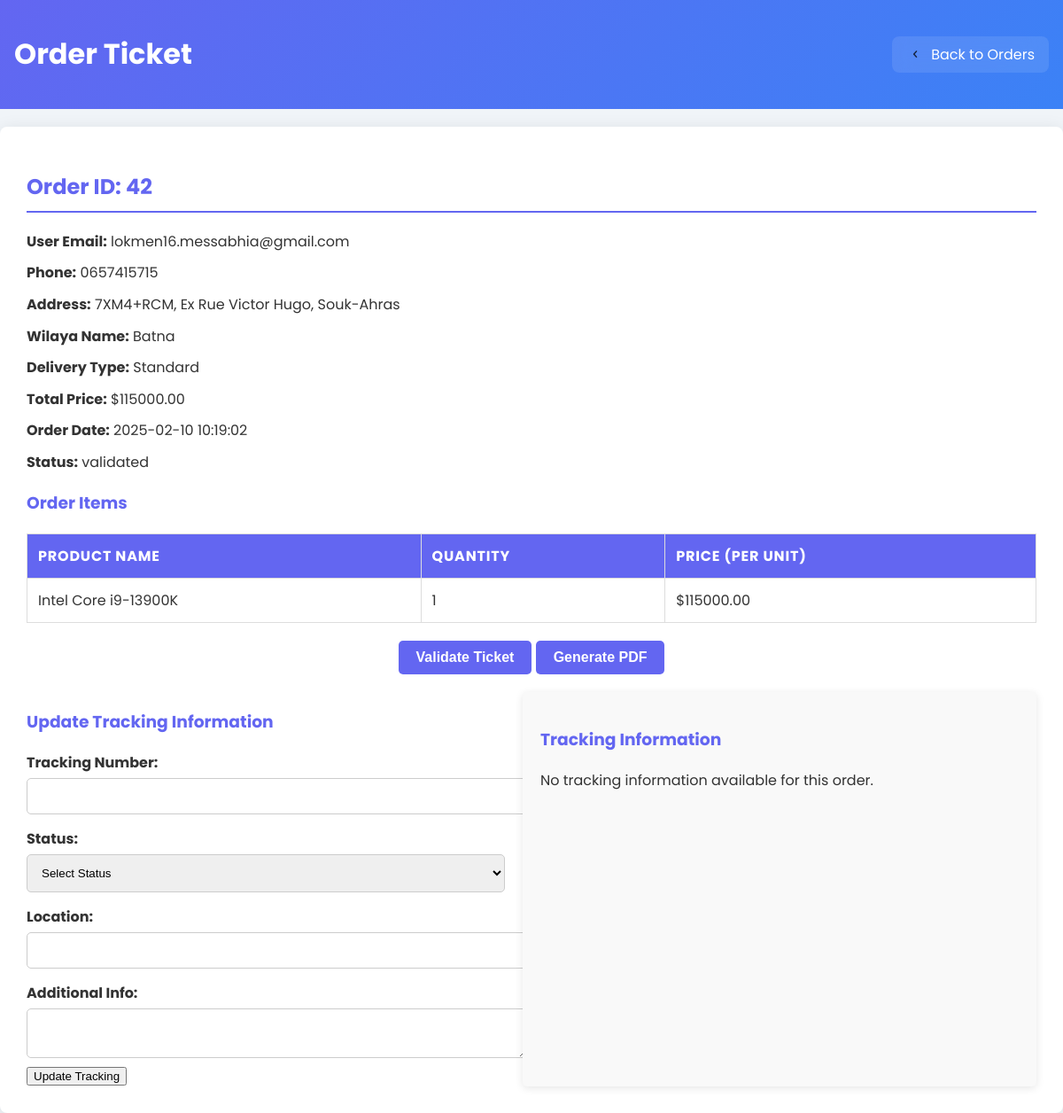
Page /ticket.php?order_id=42 (signed in) on the committed database.
### tables this page shows
CREATE TABLE `orders` (
  `id` int(11) NOT NULL,
  `email` varchar(255) NOT NULL,
  `phone` varchar(20) NOT NULL,
  `address` text NOT NULL,
  `delivery_type` varchar(50) NOT NULL,
  `total_price` decimal(10,2) NOT NULL,
  `order_date` timestamp NOT NULL DEFAULT current_timestamp(),
  `status` varchar(50) NOT NULL,
  `qrtoken` varchar(255) NOT NULL,
  `user_id` int(11) NOT NULL,
  `wilaya_id` int(11) NOT NULL,
  `tracking_number` varchar(255) DEFAULT NULL
);

CREATE TABLE `users` (
  `id` int(11) NOT NULL,
  `email` varchar(255) NOT NULL,
  `phone` varchar(15) NOT NULL,
  `password` varchar(255) NOT NULL,
  `verification_token` varchar(6) DEFAULT NULL,
  `email_verified` tinyint(1) DEFAULT 0,
  `created_at` timestamp NOT NULL DEFAULT current_timestamp(),
  `profile_picture` varchar(255) DEFAULT NULL,
  `reset_token` varchar(255) DEFAULT NULL,
  `reset_token_expiry` datetime DEFAULT NULL,
  `username` varchar(255) DEFAULT NULL,
  `storage_used` bigint(20) DEFAULT 0,
  `storage_limit` bigint(20) DEFAULT 104857600
);

CREATE TABLE `order_details` (
  `id` int(11) NOT NULL,
  `order_id` int(11) NOT NULL,
  `product_id` int(11) NOT NULL,
  `quantity` int(11) NOT NULL
);

CREATE TABLE `products` (
  `id` int(11) NOT NULL,
  `name` varchar(255) NOT NULL,
  `description` text DEFAULT NULL,
  `price` decimal(10,2) NOT NULL,
  `buying_price` decimal(10,2) DEFAULT NULL,
  `stock` int(11) NOT NULL DEFAULT 0,
  `category_id` int(11) DEFAULT NULL,
  `created_at` timestamp NOT NULL DEFAULT current_timestamp(),
  `updated_at` timestamp NOT NULL DEFAULT current_timestamp() ON UPDATE current_timestamp(),
  `subcategory_id` int(11) DEFAULT NULL
);

### ticket.php (the view, shortened to what this page needs)
<?php
include 'db_connect.php';
$order_id = (int)$_GET['order_id'];
$stmt = $pdo->prepare("SELECT orders.id, users.email AS user_email, orders.phone, orders.address, orders.wilaya_id, orders.delivery_type, orders.total_price, orders.order_date, orders.status, orders.tracking_number, orders.qrtoken
                       FROM orders
                       JOIN users ON orders.user_id = users.id
                       WHERE orders.id = ?");
$stmt->execute([$order_id]);
$order = $stmt->fetch(PDO::FETCH_ASSOC);
$stmt_items = $pdo->prepare("SELECT products.name, order_details.quantity, products.price
                             FROM order_details
                             JOIN products ON order_details.product_id = products.id
                             WHERE order_details.order_id = ?");
$stmt_items->execute([$order_id]);
$order_items = $stmt_items->fetchAll(PDO::FETCH_ASSOC);
$stmt_wilaya = $pdo->prepare("SELECT name FROM wilayas WHERE id = ?");
$stmt_wilaya->execute([$order['wilaya_id']]);
$wilaya = $stmt_wilaya->fetch(PDO::FETCH_ASSOC);
$order['wilaya_name'] = $wilaya ? $wilaya['name'] : 'Unknown';
$stmt_tracking = $pdo->prepare("SELECT * FROM tracking_info WHERE order_id = ?");
$stmt_tracking->execute([$order_id]);
$tracking_info = $stmt_tracking->fetchAll(PDO::FETCH_ASSOC);
?>
<!DOCTYPE html>
<html lang="en">
<head>
</head>
<body>
    <header style="display: flex; justify-content: space-between; align-items: center; padding: 1rem;">
        <h1 style="font-size: 2rem; color: white;">Order Ticket</h1>
        <a href="orders.php" style="text-decoration: none; display: inline-flex; align-items: center; gap: 0.5rem; color: white; background: rgba(255, 255, 255, 0.1); padding: 0.5rem 1rem; border-radius: 8px; backdrop-filter: blur(10px); transition: all 0.3s ease;">
            <img src="back.png" alt="Back" style="width: 20px; height: 20px;">
            <span style="font-size: 16px;">Back to Orders</span>
        </a>
    </header>
    <div class="ticket-container">
        <h2>Order ID: <?php echo htmlspecialchars($order['id']); ?></h2>
        <p><strong>User Email:</strong> <?php echo htmlspecialchars($order['user_email']); ?></p>
        <p><strong>Phone:</strong> <?php echo htmlspecialchars($order['phone']); ?></p>
        <p><strong>Address:</strong> <?php echo htmlspecialchars($order['address']); ?></p>
        <p><strong>Wilaya Name:</strong> <?php echo htmlspecialchars($order['wilaya_name']); ?></p>
        <p><strong>Delivery Type:</strong> <?php echo htmlspecialchars($order['delivery_type']); ?></p>
        <p><strong>Total Price:</strong> $<?php echo htmlspecialchars($order['total_price']); ?></p>
        <p><strong>Order Date:</strong> <?php echo htmlspecialchars($order['order_date']); ?></p>
        <p><strong>Status:</strong> <?php echo htmlspecialchars($order['status']); ?></p>
        <h3>Order Items</h3>
        <table>
            <thead>
                <tr>
                    <th>Product Name</th>
                    <th>Quantity</th>
                    <th>Price (per unit)</th>
                </tr>
            </thead>
            <tbody>
                <?php foreach ($order_items as $item) : ?>
                    <tr>
                        <td><?php echo htmlspecialchars($item['name']); ?></td>
                        <td><?php echo htmlspecialchars($item['quantity']); ?></td>
                        <td>$<?php echo htmlspecialchars($item['price']); ?></td>
                    </tr>
                <?php endforeach; ?>
            </tbody>
        </table>
        <div class="actions">
            <form method="POST">
                <button type="submit" name="validate_ticket" class="btn validate-btn">Validate Ticket</button>
                <button type="submit" name="generate_pdf" class="btn pdf-btn">Generate PDF</button>
            </form>
        </div>
        <div class="tracking-container">
    <div class="update-tracking">
        <h3>Update Tracking Information</h3>
        <form method="POST">
            <label for="tracking_number">Tracking Number:</label>
            <input type="text" id="tracking_number" name="tracking_number" value="<?php echo htmlspecialchars($order['tracking_number']); ?>">
            <label for="status">Status:</label>
            <select id="status" name="status" required>
                <option value="" disabled selected>Select Status</option>
            </select>
            <label for="location">Location:</label>
            <input type="text" id="location" name="location">
            <label for="additional_info">Additional Info:</label>
            <textarea id="additional_info" name="additional_info"></textarea>
            <button type="submit" name="update_tracking" class="btn update-btn">Update Tracking</button>
        </form>
    </div>
    <div class="tracking-info">
        <h3>Tracking Information</h3>
        <?php if ($tracking_info): ?>
            <table>
                <thead>
                    <tr>
                        <th>Tracking Number</th>
                        <th>Status</th>
                        <th>Last Updated</th>
                        <th>Location</th>
                        <th>Additional Info</th>
                    </tr>
                </thead>
                <tbody>
                    <?php foreach ($tracking_info as $tracking): ?>
                        <tr>
                            <td><?php echo htmlspecialchars($tracking['tracking_number']); ?></td>
                            <td><?php echo htmlspecialchars($tracking['status']); ?></td>
                            <td><?php echo htmlspecialchars($tracking['last_updated']); ?></td>
                            <td><?php echo htmlspecialchars($tracking['location']); ?></td>
                            <td><?php echo htmlspecialchars($tracking['additional_info']); ?></td>
                        </tr>
                    <?php endforeach; ?>
                </tbody>
            </table>
        <?php else: ?>
            <p>No tracking information available for this order.</p>
        <?php endif; ?>
    </div>
</div>
    </div>
</body>
</html>

### ticket.php (style rules this page uses)
body { font-family: 'Poppins',sans-serif; background-color: #f0f4f8; margin: 0; padding: 0; color: #333; }
header { background: linear-gradient(135deg, #6366f1, #3b82f6); color: white; display: flex; justify-content: space-between; align-items: center; padding: 1rem; margin: 0; }
.ticket-container { background-color: white; border-radius: 8px; box-shadow: 0 4px 20px rgba(0, 0, 0, 0.1); padding: 30px; margin-top: 20px; transition: transform 0.3s; }
h1, h2, h3 { color: #6366f1; }
h2 { border-bottom: 2px solid #6366f1; padding-bottom: 10px; margin-bottom: 20px; }
p { line-height: 1.6; margin: 10px 0; }
table { width: 100%; border-collapse: collapse; margin-top: 20px; }
th, td { border: 1px solid #ddd; padding: 12px; text-align: left; }
th { background-color: #6366f1; color: white; text-transform: uppercase; letter-spacing: 0.05em; }
.actions { display: flex; flex-direction: row; justify-content: center; align-items: center; gap: 10px; margin-top: 20px; }
.actions button { padding: 10px 20px; flex: none; }
button.validate-btn, button.pdf-btn { background-color: #6366f1; color: white; border: none; padding: 10px 20px; border-radius: 5px; cursor: pointer; transition: background-color 0.3s, transform 0.2s; font-size: 16px; font-weight: bold; }
label { display: block; margin-top: 15px; font-weight: bold; }
input[type="text"], input[type="number"], select, textarea { width: 100%; padding: 12px; margin-top: 5px; border: 1px solid #ccc; border-radius: 5px; transition: border-color 0.3s; }
textarea { resize: vertical; }
.tracking-container { display: flex; justify-content: space-between; margin-top: 20px; }
.update-tracking { flex: 1; margin-right: 20px; }
.tracking-info { flex: 1; background-color: #f9f9f9; border-radius: 5px; padding: 20px; box-shadow: 0 2px 10px rgba(0, 0, 0, 0.1); }
.update-tracking h3, .tracking-info h3 { color: #6366f1; }

### rows in the picture
orders: id "42", user.email "lokmen16.messabhia@gmail.com", phone "0657415715", address "7XM4+RCM, Ex Rue Victor Hugo, Souk-Ahras", delivery_type "Standard", total_price "115000.00", order_date "2025-02-10 10:19:02", status "validated"
order_details: product.name "Intel Core i9-13900K", quantity "1", product.price "115000.00"

### other values in the picture
$order['wilaya_name'] "Batna"
